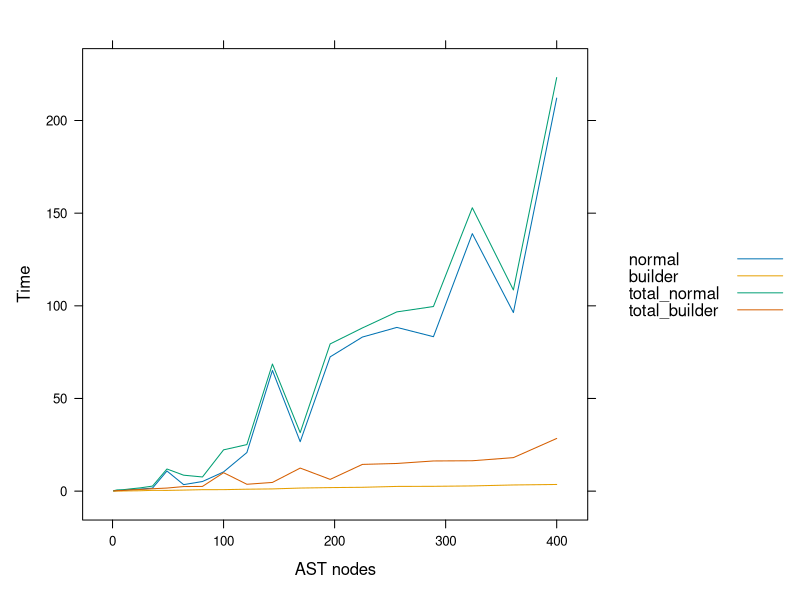

Write the R code that produced this figure.
library(lattice)

csv <- read.csv(file="data.csv",sep=",",head=TRUE)
d <- data.frame(csv)

d$size <- d$size^2

pdf("times.pdf", width=8, height=4)

xyplot(normal+builder+total_normal+total_builder~size,
       data=d,
       type='l',
       auto.key = list(space='right'),
       ylab="Time",
       xlab="AST nodes",
       labels=names)

dev.off()
